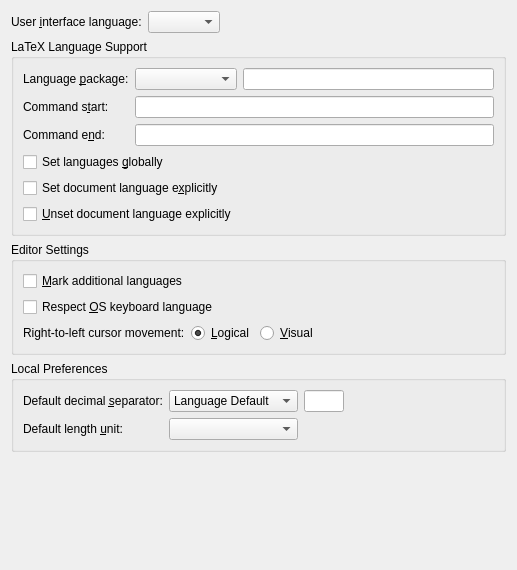
<?xml version="1.0" encoding="UTF-8"?>
<ui version="4.0">
 <class>PrefLanguageUi</class>
 <widget class="QWidget" name="PrefLanguageUi">
  <property name="geometry">
   <rect>
    <x>0</x>
    <y>0</y>
    <width>517</width>
    <height>570</height>
   </rect>
  </property>
  <property name="windowTitle">
   <string/>
  </property>
  <layout class="QGridLayout" name="gridLayout_4">
   <item row="0" column="0">
    <layout class="QHBoxLayout" name="horizontalLayout_2">
     <item>
      <widget class="QLabel" name="uiLanguageLA">
       <property name="text">
        <string>User &amp;interface language:</string>
       </property>
       <property name="buddy">
        <cstring>uiLanguageCO</cstring>
       </property>
      </widget>
     </item>
     <item>
      <widget class="QComboBox" name="uiLanguageCO">
       <property name="toolTip">
        <string>Select the language of the user interface (menus, dialogs, etc.)</string>
       </property>
       <property name="maxVisibleItems">
        <number>20</number>
       </property>
      </widget>
     </item>
     <item>
      <spacer name="horizontalSpacer_4">
       <property name="orientation">
        <enum>Qt::Horizontal</enum>
       </property>
       <property name="sizeHint" stdset="0">
        <size>
         <width>40</width>
         <height>20</height>
        </size>
       </property>
      </spacer>
     </item>
    </layout>
   </item>
   <item row="1" column="0">
    <widget class="QGroupBox" name="groupBox">
     <property name="title">
      <string>LaTeX Language Support</string>
     </property>
     <layout class="QGridLayout" name="gridLayout_2">
      <item row="0" column="0">
       <widget class="QLabel" name="languagePackageLA">
        <property name="text">
         <string>Language &amp;package:</string>
        </property>
        <property name="buddy">
         <cstring>languagePackageCO</cstring>
        </property>
       </widget>
      </item>
      <item row="0" column="1">
       <widget class="QComboBox" name="languagePackageCO">
        <property name="toolTip">
         <string>Select which (LaTeX) language package documents should use by default</string>
        </property>
        </widget>
      </item>
      <item row="0" column="2">
       <widget class="QLineEdit" name="languagePackageED">
        <property name="toolTip">
         <string>Enter the command to load a custom language package (default: \usepackage{babel})</string>
        </property>
        <property name="inputMethodHints">
         <set>Qt::ImhPreferLatin</set>
        </property>
       </widget>
      </item>
      <item row="1" column="0">
       <widget class="QLabel" name="startCommandLA">
        <property name="text">
         <string>Command s&amp;tart:</string>
        </property>
        <property name="buddy">
         <cstring>startCommandED</cstring>
        </property>
       </widget>
      </item>
      <item row="1" column="1" colspan="2">
       <widget class="QLineEdit" name="startCommandED">
        <property name="toolTip">
         <string>The LaTeX command that starts a switch to a different language. The placeholder $$lang is replaced by the actual language name.</string>
        </property>
        <property name="inputMethodHints">
         <set>Qt::ImhPreferLatin</set>
        </property>
       </widget>
      </item>
      <item row="2" column="0">
       <widget class="QLabel" name="endCommandLA">
        <property name="text">
         <string>Command e&amp;nd:</string>
        </property>
        <property name="buddy">
         <cstring>endCommandED</cstring>
        </property>
       </widget>
      </item>
      <item row="2" column="1" colspan="2">
       <widget class="QLineEdit" name="endCommandED">
        <property name="toolTip">
         <string>The LaTeX command that ends a switch to a different language.  The placeholder $$lang is replaced by the actual language name.</string>
        </property>
        <property name="inputMethodHints">
         <set>Qt::ImhPreferLatin</set>
        </property>
       </widget>
      </item>
      <item row="3" column="0" colspan="2">
       <widget class="QCheckBox" name="globalCB">
        <property name="toolTip">
         <string>Check to pass the language globally (to the document class), not locally (to the language package), so that other packages are also informed about the used languages.</string>
        </property>
        <property name="text">
         <string>Set languages &amp;globally</string>
        </property>
       </widget>
      </item>
      <item row="4" column="0" colspan="2">
       <widget class="QCheckBox" name="explicitDocLangBeginCB">
        <property name="toolTip">
         <string>If checked, the document language is explicitly set by a language switch command</string>
        </property>
        <property name="text">
         <string>Set document language e&amp;xplicitly</string>
        </property>
       </widget>
      </item>
      <item row="5" column="0" colspan="2">
       <widget class="QCheckBox" name="explicitDocLangEndCB">
        <property name="toolTip">
         <string>If checked, the document language is explicitly closed by a language switch command</string>
        </property>
        <property name="text">
         <string>&amp;Unset document language explicitly</string>
        </property>
       </widget>
      </item>
     </layout>
    </widget>
   </item>
   <item row="2" column="0">
    <widget class="QGroupBox" name="rtlGB2">
     <property name="toolTip">
      <string/>
     </property>
     <property name="title">
      <string>Editor Settings</string>
     </property>
     <property name="flat">
      <bool>true</bool>
     </property>
     <property name="checkable">
      <bool>false</bool>
     </property>
     <layout class="QGridLayout" name="gridLayout">
      <item row="0" column="0">
       <widget class="QCheckBox" name="markForeignCB">
        <property name="toolTip">
         <string>Check to highlight additional languages (to the document language) visually in the work area</string>
        </property>
        <property name="text">
         <string>&amp;Mark additional languages</string>
        </property>
       </widget>
      </item>
      <item row="1" column="0">
       <widget class="QCheckBox" name="respectOSkbdCB">
        <property name="toolTip">
         <string>Select to use the current keyboard language, as set from the operating system, as default input language.</string>
        </property>
        <property name="text">
         <string>Respect &amp;OS keyboard language</string>
        </property>
       </widget>
      </item>
      <item row="2" column="0">
       <layout class="QHBoxLayout">
        <property name="spacing">
         <number>6</number>
        </property>
        <property name="leftMargin">
         <number>0</number>
        </property>
        <property name="topMargin">
         <number>0</number>
        </property>
        <property name="rightMargin">
         <number>0</number>
        </property>
        <property name="bottomMargin">
         <number>0</number>
        </property>
        <item>
         <widget class="QLabel" name="cursorMovementLA">
          <property name="toolTip">
           <string>Specify here how the arrow keys behave within scripts with right-to-left direction</string>
          </property>
          <property name="text">
           <string>Right-to-left cursor movement:</string>
          </property>
          <property name="scaledContents">
           <bool>false</bool>
          </property>
         </widget>
        </item>
        <item>
         <widget class="QRadioButton" name="logicalCursorRB">
          <property name="toolTip">
           <string>The cursor follows the logic of the text direction (e.g., in embedded right-to-left text in a left-to-right paragraph, the cursor starts at the right when coming from the left)</string>
          </property>
          <property name="text">
           <string>&amp;Logical</string>
          </property>
          <property name="checked">
           <bool>true</bool>
          </property>
         </widget>
        </item>
        <item>
         <widget class="QRadioButton" name="visualCursorRB">
          <property name="toolTip">
           <string>The cursor follows the visual direction (e.g., in embedded right-to-left text in a left-to-right paragraph, the cursor starts at the left when coming from the left)</string>
          </property>
          <property name="text">
           <string>&amp;Visual</string>
          </property>
         </widget>
        </item>
       </layout>
      </item>
      <item row="2" column="1">
       <spacer name="horizontalSpacer_3">
        <property name="orientation">
         <enum>Qt::Horizontal</enum>
        </property>
        <property name="sizeHint" stdset="0">
         <size>
          <width>40</width>
          <height>20</height>
         </size>
        </property>
       </spacer>
      </item>
     </layout>
    </widget>
   </item>
   <item row="3" column="0">
    <widget class="QGroupBox" name="groupBox_2">
     <property name="title">
      <string>Local Preferences</string>
     </property>
     <layout class="QGridLayout" name="gridLayout_3">
      <item row="0" column="0">
       <widget class="QLabel" name="decimalPointL">
        <property name="toolTip">
         <string>Here you can specify the decimal separator that is used in the tabular dialog by default. &quot;Language default&quot; selects the appropriate separator for the current language.</string>
        </property>
        <property name="text">
         <string>Default decimal &amp;separator:</string>
        </property>
        <property name="buddy">
         <cstring>defaultDecimalSepED</cstring>
        </property>
       </widget>
      </item>
      <item row="1" column="6">
       <spacer name="horizontalSpacer_2">
        <property name="orientation">
         <enum>Qt::Horizontal</enum>
        </property>
        <property name="sizeHint" stdset="0">
         <size>
          <width>40</width>
          <height>20</height>
         </size>
        </property>
       </spacer>
      </item>
      <item row="0" column="3">
       <widget class="QLineEdit" name="defaultDecimalSepED">
        <property name="maximumSize">
         <size>
          <width>40</width>
          <height>16777215</height>
         </size>
        </property>
        <property name="toolTip">
         <string>Insert a custom decimal separator here</string>
        </property>
        <property name="inputMethodHints">
         <set>Qt::ImhPreferLatin</set>
        </property>
        <property name="inputMask">
         <string/>
        </property>
        <property name="alignment">
         <set>Qt::AlignCenter</set>
        </property>
       </widget>
      </item>
      <item row="1" column="0">
       <widget class="QLabel" name="defaultLengthUnitLA">
        <property name="toolTip">
         <string>Select the default length unit for LyX dialogs</string>
        </property>
        <property name="text">
         <string>Default length &amp;unit:</string>
        </property>
        <property name="buddy">
         <cstring>defaultLengthUnitCO</cstring>
        </property>
       </widget>
      </item>
      <item row="0" column="1">
       <widget class="QComboBox" name="defaultDecimalSepCO">
        <property name="toolTip">
         <string>Here you can specify the decimal separator that is used in the tabular dialog by default. &quot;Language default&quot; selects the appropriate separator for the current language.</string>
        </property>
        <item>
         <property name="text">
          <string>Language Default</string>
         </property>
        </item>
        <item>
         <property name="text">
          <string>Custom</string>
         </property>
        </item>
       </widget>
      </item>
      <item row="1" column="1">
       <widget class="QComboBox" name="defaultLengthUnitCO">
        <property name="toolTip">
         <string>Select the default length unit for LyX dialogs</string>
        </property>
        <property name="inputMethodHints">
         <set>Qt::ImhFormattedNumbersOnly|Qt::ImhLatinOnly</set>
        </property>
       </widget>
      </item>
     </layout>
    </widget>
   </item>
   <item row="4" column="0">
    <spacer>
     <property name="orientation">
      <enum>Qt::Vertical</enum>
     </property>
     <property name="sizeType">
      <enum>QSizePolicy::Expanding</enum>
     </property>
     <property name="sizeHint" stdset="0">
      <size>
       <width>20</width>
       <height>20</height>
      </size>
     </property>
    </spacer>
   </item>
  </layout>
 </widget>
 <tabstops>
  <tabstop>uiLanguageCO</tabstop>
  <tabstop>languagePackageCO</tabstop>
  <tabstop>languagePackageED</tabstop>
  <tabstop>startCommandED</tabstop>
  <tabstop>endCommandED</tabstop>
  <tabstop>defaultDecimalSepED</tabstop>
  <tabstop>globalCB</tabstop>
  <tabstop>explicitDocLangBeginCB</tabstop>
  <tabstop>markForeignCB</tabstop>
  <tabstop>respectOSkbdCB</tabstop>
  <tabstop>logicalCursorRB</tabstop>
  <tabstop>visualCursorRB</tabstop>
 </tabstops>
 <includes>
  <include location="local">qt_i18n.h</include>
 </includes>
 <resources/>
 <connections/>
</ui>
